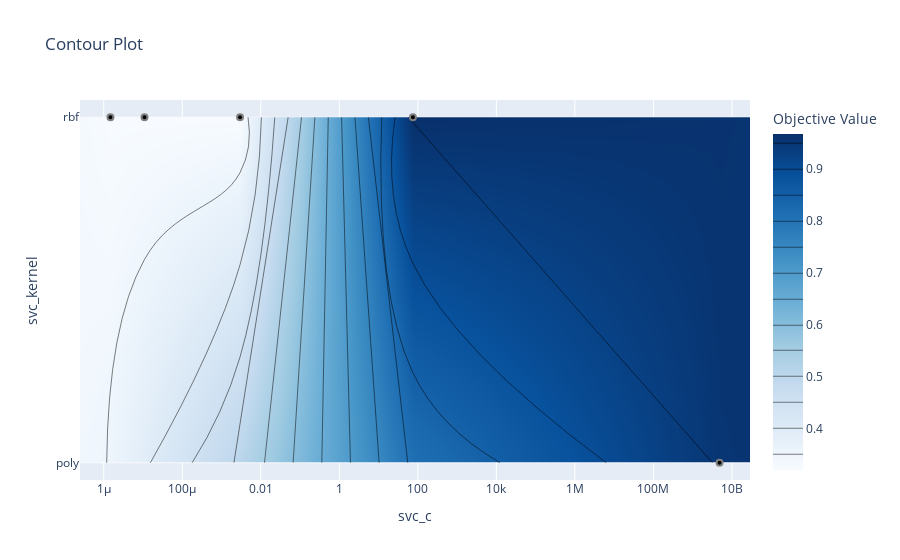

The notebook cell this image was saved under:
### Code cell
# После оптимизации можно использовать различные виды графиков для анализа результатов.

# График контуров показывает, как комбинация двух гиперпараметров влияет на целевую метрику.
# Это помогает увидеть взаимосвязь между параметрами и их оптимальные значения.

plot_contour = optuna.visualization.plot_contour(study, params=["svc_c", "svc_kernel"])
plot_contour.show() 

# plot_contour.write_image('contour.png')

# График распределения эффективности (EDF) показывает долю испытаний, достигших определённого значения целевой функции.
# Это полезно для оценки скорости сходимости оптимизации.

plot_edf = optuna.visualization.plot_edf(study)

# plot_edf.write_image('edf.png')

# График истории оптимизации показывает, как менялась целевая метрика с каждым новым испытанием.
# Это позволяет оценить, насколько быстро модель сходится к лучшему решению.

plot_optimization_history = optuna.visualization.plot_optimization_history(study)

# plot_optimization_history.write_image('optimization_history.png')

# График параллельных координат отвечает за визуализацию взаимосвязей между многомерными гиперпараметрами и их влиянием на целевую метрику.
# Это полезно для изучения тенденций и зависимостей между параметрами.

plot_parallel_coordinate = optuna.visualization.plot_parallel_coordinate(study) # ваш код здесь

# plot_parallel_coordinate.write_image('parallel_coordinate.png')

# График важности параметров помогает понять, какие параметры наиболее важны для производительности модели.

plot_param_importances = optuna.visualization.plot_param_importances(study)

# plot_param_importances.write_image('param_importances.png')

# График среза помогает понять, как изменение одного гиперпараметра влияет на целевую метрику.
# Полезен для детального изучения влияния конкретного параметра.

plot_slice = optuna.visualization.plot_slice(study, params=["svc_c", "svc_kernel"])

# plot_slice.write_image('slice.png')

# График ранжирования показывает, как каждый испытанный набор параметров распределяется по эффективности.
# Это удобный способ сравнить результаты всех испытаний.

plot_rank = optuna.visualization.plot_rank(study, params=["svc_c", "svc_kernel"])

# plot_rank.write_image('rank.png')

# График временной шкалы иллюстрирует, когда каждое испытание было выполнено и сколько времени заняло.
# Это позволяет оценить производительность оптимизации во времени.

plot_timeline = optuna.visualization.plot_timeline(study)
# plot_timeline.write_image('timeline.png')

### Figure 1 — Plotly figure (JSON) as saved in the notebook; plotly's stock layout.template omitted (floating-point values rounded to 4 significant figures)
{"data": [{"colorbar": {"title": {"text": "Objective Value"}}, "colorscale": [[0, "rgb(247,251,255)"], [0.125, "rgb(222,235,247)"], [0.25, "rgb(198,219,239)"], [0.375, "rgb(158,202,225)"], [0.5, "rgb(107,174,214)"], [0.625, "rgb(66,146,198)"], [0.75, "rgb(33,113,181)"], [0.875, "rgb(8,81,156)"], [1, "rgb(8,48,107)"]], "connectgaps": true, "contours": {"coloring": "heatmap"}, "hoverinfo": "none", "line": {"smoothing": 1.3}, "reversescale": false, "type": "contour", "x": [2.488e-07, 1.484e-06, 1.093e-05, 0.002963, 74.89, 4829000000.0, 28800000000.0], "y": ["poly", "rbf"], "z": [[null, null, null, null, null, 0.9533, null], [null, 0.32, 0.32, 0.32, 0.9667, null, null]]}, {"marker": {"color": "black", "line": {"color": "Grey", "width": 2}}, "mode": "markers", "showlegend": false, "type": "scatter", "x": [1.093e-05, 1.484e-06, 74.89, 0.002963, 4829000000.0], "y": ["rbf", "rbf", "rbf", "rbf", "poly"]}], "layout": {"title": {"text": "Contour Plot"}, "xaxis": {"range": [-6.604, 10.46], "title": {"text": "svc_c"}, "type": "log"}, "yaxis": {"range": [-0.05, 1.05], "title": {"text": "svc_kernel"}, "type": "category"}}}
